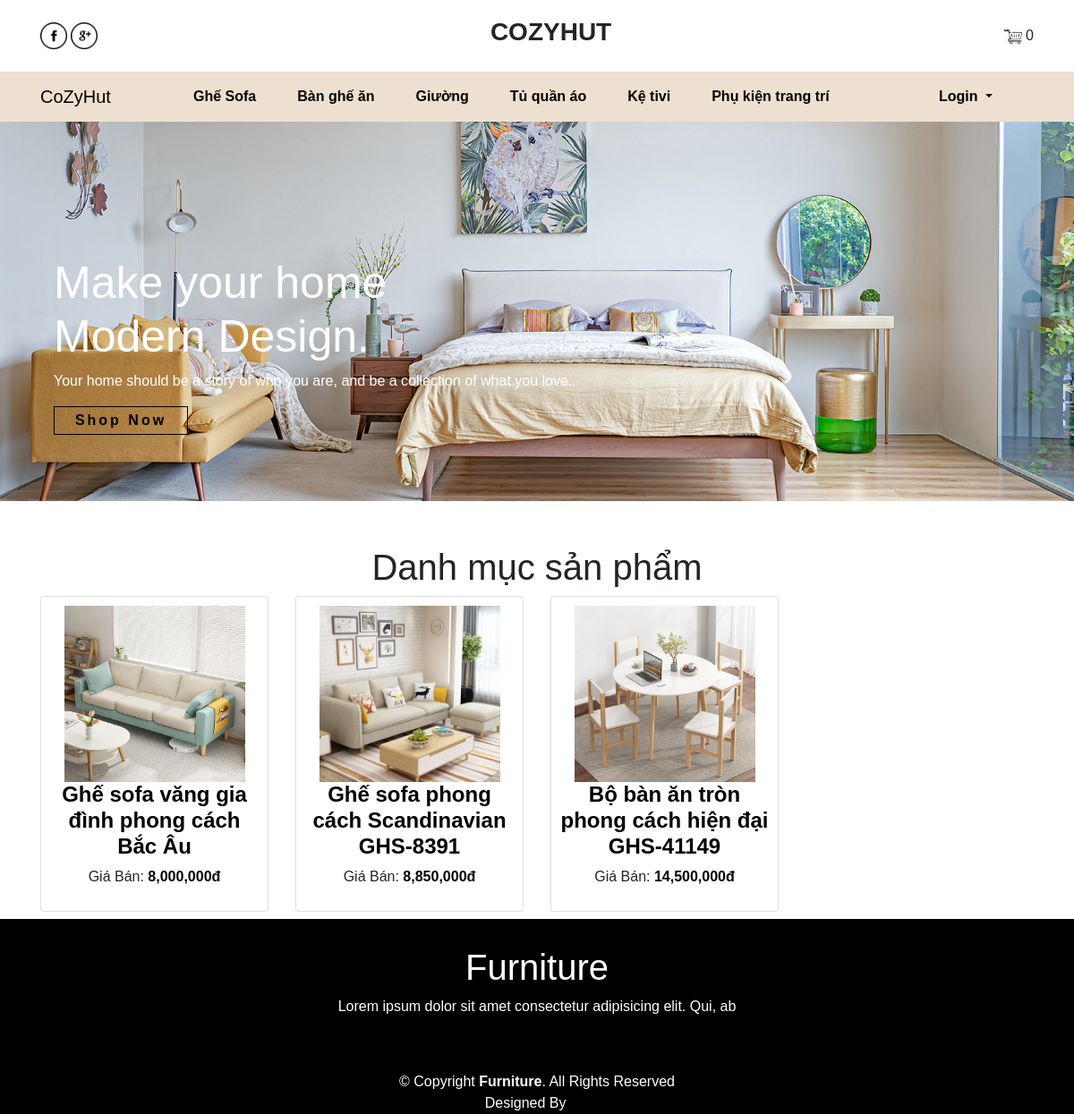
Page /Project1_main/Project1-D02K13-master/index.php?redirect=cate&id_cat=1 on the committed database.
### tables this page shows
CREATE TABLE `category` (
  `id_cat` int(11) NOT NULL,
  `cat_name` varchar(255) NOT NULL
);

CREATE TABLE `product` (
  `id` int(11) NOT NULL,
  `cat_id` int(11) NOT NULL,
  `name` varchar(255) NOT NULL,
  `price` decimal(10,0) NOT NULL,
  `image` varchar(1000) NOT NULL,
  `quantity` int(11) NOT NULL,
  `featured` int(1) NOT NULL,
  `description` text NOT NULL,
  `recommend` int(1) NOT NULL,
  `material` varchar(255) NOT NULL,
  `size` varchar(255) NOT NULL
);

### Project1_main/Project1-D02K13-master/index.php (called while the page is built, shortened)
<?php
require_once('Controller/main_controller.php');
?>

### Project1_main/Project1-D02K13-master/Model/Client/Product/product_model.php (called while the page is built, shortened)
<?php
function cate(){
    $id_cat =  $_GET['id_cat'];
    include_once('Config/connect.php');
    $cate = mysqli_query($connect, "SELECT * FROM category ORDER BY id_cat ASC");
    $sql = "SELECT product.*, category.*
    FROM product
        INNER JOIN category ON product.cat_id = category.id_cat
        WHERE category.id_cat = '$id_cat'
        ORDER BY product.id ASC ";
    $query = mysqli_query($connect, $sql);
    $arr = array();
    $arr['category'] = $cate;
    $arr['product'] = $query;
    $arr['id_cat'] = $id_cat;
    return $arr;
}
switch($redirect) {
    case 'cate': $arr = cate(); break;
}
?>

### Project1_main/Project1-D02K13-master/Views/Client/product_category.php (the view)
<div class="products">
<h3 class="text-center" style="margin-top: 50px; ">Danh mục sản phẩm</h3>
    <div class="product-list row">
        <?php
        foreach ($arr['product'] as $item) {
            ?>
            <div class="col-lg-3 col-md-4 col-sm-12 mx-product">
                <div class="product-item card text-center">
                    <a href="?redirect=product&id=<?= $item['id'] ?>"><img src="images/<?= $item['image'] ?>"></a>
                    <h4><a href="?redirect=product&id=<?= $item['id'] ?>"><?= $item['name'] ?></a></h4>
                    <p>Giá Bán: <span>
                            <?= number_format($item['price']); ?>đ
                        </span></p>
                </div>
            </div>
        <?php } ?>
    </div>
</div>

### Project1_main/Project1-D02K13-master/Views/Client/index.php (shortened to what this page needs)
<!DOCTYPE html>
<html lang="en">
<head>
    <link rel="stylesheet" href="css/home.css">
    <link rel="stylesheet" href="css/recommend.css">
    <link rel="stylesheet" href="css/cart.css">
    <link rel="stylesheet" href="https://cdn.jsdelivr.net/npm/bootstrap@4.0.0/dist/css/bootstrap.min.css"
>
    <link href='https://unpkg.com/boxicons@2.1.4/css/boxicons.min.css' rel='stylesheet'>
</head>
<body>
    <div class="container">
        <div class="navbar-top">
            <div class="social-link">
                <a><img src="images/facebook.png" alt="" width="30px"></a>
                <a><img src="images/google-plus.png" alt="" width="30px"></a>
            </div>
            <div class="logo">
                <h3>COZYHUT</h3>
            </div>
            <div class="icons">
                <a href="?redirect=cart"><img src="images/shopping-cart.png" alt="" width="20px"></a>
                <span class="mt-3">
                    <?php
                    if (isset($_SESSION["cart"])) {
                        $totals = 0;
                        foreach ($arr['product'] as $quantity => $amount) {
                            $totals++;
                        }
                        echo $totals;
                    } else {
                        echo 0;
                    }
                    ?>
                </span>
            </div>
        </div>
    </div>
    <div class="main-content">
        <nav class="navbar navbar-expand-md" id="navbar-color">
            <div class="container">
                <a class="navbar-brand" href="index.php ">CoZyHut</a>
                <div class="collapse navbar-collapse" id="collapsibleNavbar">
                    <ul class="navbar-nav">
                        <?php
                        foreach ($arr['category'] as $item) {
                            ?>
                            <li class="nav-item">
                                <a class="nav-link" href="?redirect=cate&id_cat=<?= $item['id_cat']; ?>">
                                    <?= $item['cat_name']; ?>
                                </a>
                            </li>
                        <?php } ?>
                    </ul>
                </div>
                <div class="collapse navbar-collapse" id="navbarNavDropdown">
                    <ul class="navbar-nav">
                        <li class="nav-item dropdown">
                            <a class="nav-link dropdown-toggle" href="?controller=login&&action=login"
                                id="navbarDropdownMenuLink" data-toggle="dropdown" aria-haspopup="true"
                                aria-expanded="false">
                                Login
                            </a>
                        </li>
                    </ul>
                </div>
            </div>
        </nav>
        <div class="content">
            <h1>Make your home
                <br>Modern Design.
            </h1>
            <p>Your home should be a story of who you are, and be a collection of what you love.</p>
            <div id="btn1"><button>Shop Now</button></div>
        </div>
    </div>
    <div id="body">
        <div class="container">
            <div class="row">
                <div id="main" class="col-lg-12 col-md-12 col-sm-12">
                    <?php
                    if (isset($_GET['redirect'])) {
                        $redirect = $_GET['redirect'];
                        switch ($redirect) {
                            case 'cate':
                                include_once('Views/Client/product_category.php');
                                break;
                        }
                    } else {
                        include_once('Views/Client/dashboard.php');
                    }
                    ?>
                </div>
            </div>
        </div>
    </div>
    <footer id="footer">
        <h1 class="text-center">Furniture</h1>
        <p class="text-center">Lorem ipsum dolor sit amet consectetur adipisicing elit. Qui, ab</p>
        <div class="icons text-center">
        </div>
        <div class="copyright text-center">
            &copy; Copyright <strong><span>Furniture</span></strong>. All Rights Reserved
        </div>
        <div class="credite text-center">
            Designed By <a href="#">SA</a>
        </div>
    </footer>
</body>
</html>

### Project1_main/Project1-D02K13-master/css/home.css (style rules this page uses)
* { margin: 0; padding: 0; font-family: Helvetica, Arial, sans-serif; }
a { color: #000000 !important; text-decoration: none; background-color: transparent; }
.navbar-top { width: 100%; height: 10vh; display: flex; align-items: center; text-align: center; justify-content: space-between; }
.logo h3 { font-weight: bold; }
.main-content { width: 100%; height: 60vh; background-image: url(../images/background__main.jpg); background-size: cover; background-position: 70%; }
.main-content h1 { margin-top: 20px; }
#navbar-color { background-color: rgba(238, 224, 208); }
.navbar-nav { margin: auto; }
.nav-link { margin-left: 30px; font-weight: bold; color: rgb(0, 0, 0); transition: 0.5s ease; cursor: pointer; }
.content { color: rgb(255, 255, 255); margin-top: 150px; margin-left: 60px; }
.content h1 { font-size: 50px; }
#btn1 button { width: 150px; height: 32px; background: transparent; border: 1px solid rgb(0, 0, 0); letter-spacing: 3px; font-weight: bold; transition: 0.5s ease; cursor: pointer; }
h4 { color: black; }
.products { margin-top: 10px; }
.products h3 { font-size: 40px; }
.product-list { margin: 0 -2.5px; }
.product-item { padding: 10px; margin: 0 0 10px; }
.product-item img { width: 202px !important; height: 197px !important; opacity: 1; -webkit-transition: opacity 1s; transition: opacity 1s; }
.product-item a { color: #333; text-decoration: none; font-weight: bold; }
.product-item span { font-weight: bold; color: #000000; }
#footer { width: 100%; background-color: black; margin-top: 100px; }
#footer h1 { color: white; padding-top: 30px; }
#footer p { color: white; }
.copyright { color: white; margin-top: 20px; }
.credite { color: white; }

### Project1_main/Project1-D02K13-master/css/recommend.css (style rules this page uses)
* { box-sizing: border-box; -webkit-box-sizing: border-box; }
html, body { height: 100%; }
body { margin: 0; font: 16px/1.3 sans-serif; }

### Project1_main/Project1-D02K13-master/css/cart.css (style rules this page uses)
.content { color: rgb(255, 255, 255); margin-top: 150px; margin-left: 60px; }
.content h1 { font-size: 50px; }
#btn1 button { width: 150px; height: 32px; background: transparent; border: 1px solid rgb(0, 0, 0); letter-spacing: 3px; font-weight: bold; transition: 0.5s ease; cursor: pointer; }
#footer { width: 100%; background-color: black; margin-top: -2px; }
#footer h1 { color: white; padding-top: 30px; }
#footer p { color: white; }
.copyright { color: white; margin-top: 20px; }
.credite { color: white; }

### rows in the picture
category: cat_name "Ghế Sofa"
category: cat_name "Bàn ghế ăn"
category: cat_name "Giường"
category: cat_name "Tủ quần áo"
category: cat_name "Kệ tivi"
category: cat_name "Phụ kiện trang trí"
product: image (picture), name "Ghế sofa văng gia đình phong cách Bắc Âu", price "8,000,000"
product: image (picture), name "Ghế sofa phong cách Scandinavian GHS-8391", price "8,850,000"
product: image (picture), name "Bộ bàn ăn tròn phong cách hiện đại GHS-41149", price "14,500,000"
